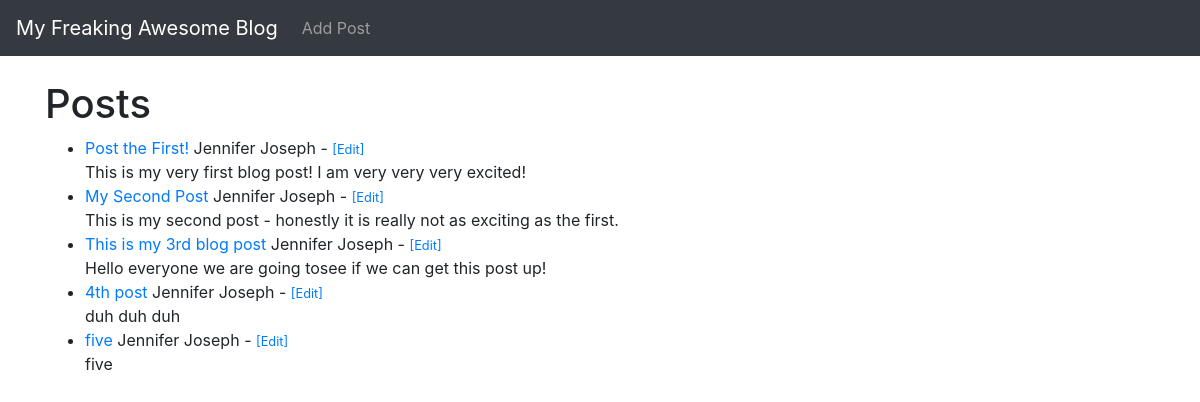
The app's page /, older data.
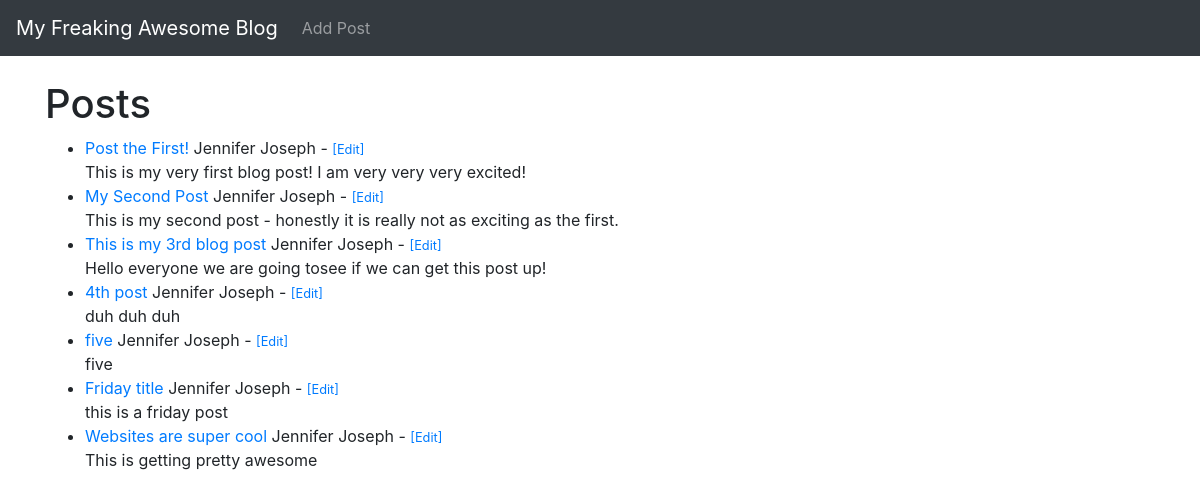
The same page, newer data.
### tutorialblog/models.py (models this page shows, shortened)
class Post(models.Model):
    title = models.CharField(max_length = 255)
    title_tag = models.CharField(max_length = 255)#, default = "My Freaking Awesome Blog")
    author = models.ForeignKey(User, on_delete = models.CASCADE) # deletes blog post from a user that has been deleted
    body = models.TextField()

### tutorialblog/views.py (the view)
# urls.py: path('', HomeView.as_view(), name = "home"), # home page
class HomeView(ListView): # normally we pass in the request
    model = Post    # note the difference here too of using Post not User
    template_name = 'home.html'

### tutorialblog/templates/home.html (shortened to what this page needs)
{% extends 'base.html' %}
{% block content %}
<h1>Posts</h1>
<ul>
{% for post in object_list %}
    <li> <a href = "{% url 'article-detail' post.pk %}"> {{post.title}} </a>{{post.author.first_name}} {{post.author.last_name}} - <a href = "{% url 'update-post' post.pk %}"><small>[Edit]</small></a><br>
    {{post.body}} </li>
{% endfor %}
</ul>
{% endblock %}

### tutorialblog/templates/base.html (shortened to what this page needs)
<!doctype html>
<html lang="en">
  <head>
    <link rel="stylesheet" href="https://stackpath.bootstrapcdn.com/bootstrap/4.3.1/css/bootstrap.min.css">
  </head>
  <body>
    <nav class="navbar navbar-expand-lg navbar-dark bg-dark">
        <a class="navbar-brand" href="{% url 'home' %}"> My Freaking Awesome Blog </a>
        <div class="collapse navbar-collapse" id="navbarSupportedContent">
          <ul class="navbar-nav mr-auto">
            <li class="nav-item">
              <a class="nav-link" href="{% url 'add-post' %}">Add Post</a>
            </li>
          </ul>
        </div>
      </nav>
      <br>
      <div class = "container">
        {% block content %}
        {% endblock %}
      </div>
  </body>
</html>

Row changes from the older to the newer data that the page shows:
added Post: title "Friday title", author.first_name "Jennifer", author.last_name "Joseph", body "this is a friday post"
added Post: title "Websites are super cool", author.first_name "Jennifer", author.last_name "Joseph", body "This is getting pretty awesome"
